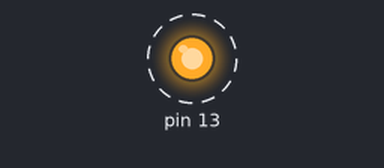
The sketch below on a simulated Arduino Uno, built with avr-gcc and run on an emulated ATmega328P. On the bench: output pins drawn as LEDs (lit = HIGH). Dashed ring = blinking.

Above: at 0.05 s.
Timing chart, 0 to 3.0 s (numbered marks = the images above):
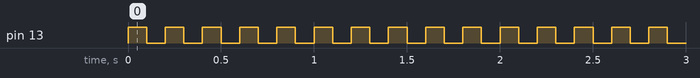

Measured:
- by itself, pin 13: alternates HIGH for 0.10 s and LOW for 0.10 s

The sketch:

aru3_6_train1.ino
```cpp
int spd = 100;

void setup() {
    pinMode(13, OUTPUT);
}

void loop() {
    digitalWrite(13, HIGH);
    delay(spd);
    digitalWrite(13, LOW);
    delay(spd);
}
```
